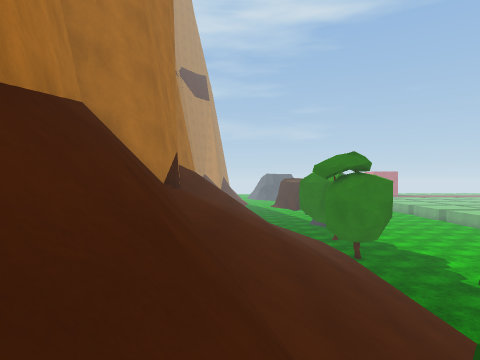
view 1 (above)

24 first-person views from a walk through a Unity game level. The camera is 0.68 m above the floor, looks level and sees 75° across. The floor is counted in squares, 1 m on a side. Each view is taken from the middle of a square. On the plan, view 1 faces up. The plan holds only what a view shows up to about 10 squares ahead; the rest is blank. The place goes on beyond the plan. Surface patterns are stand-ins for the level's own textures.

view 2
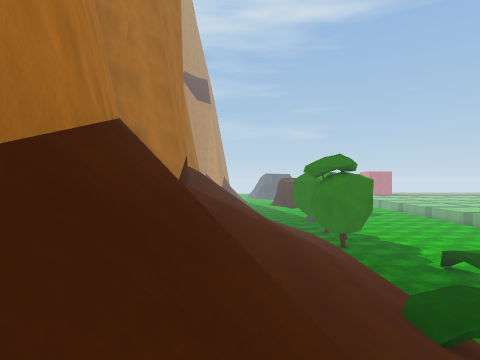

view 3
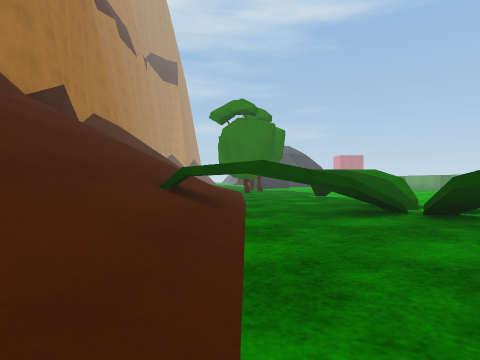

view 4
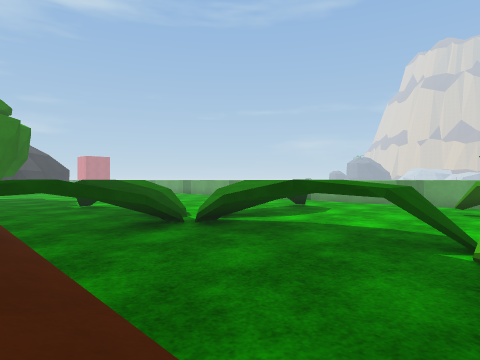

view 5
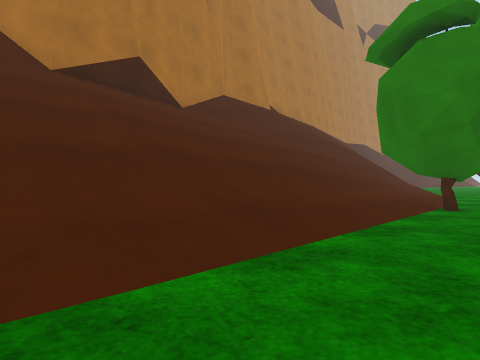

view 6
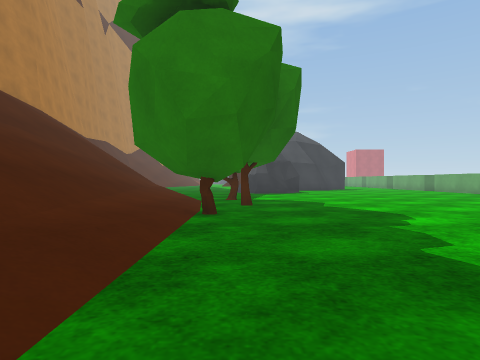

view 7
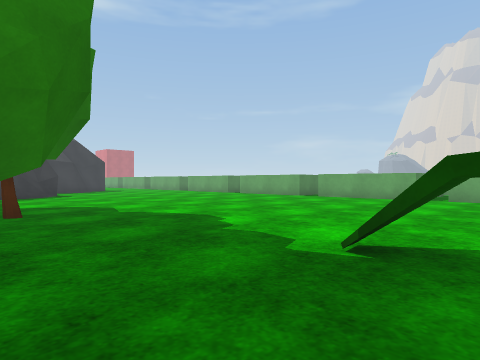

view 8
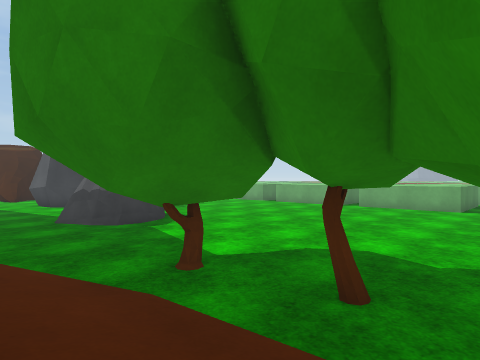

view 9
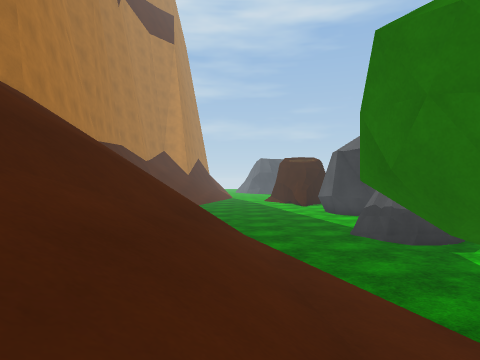

view 10
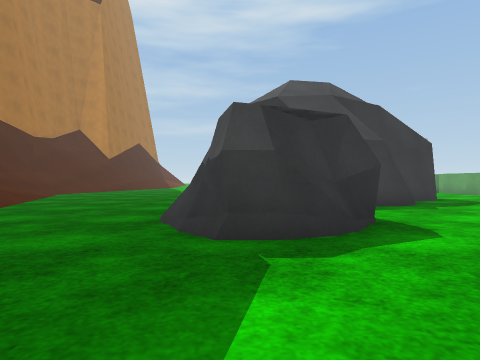

view 11
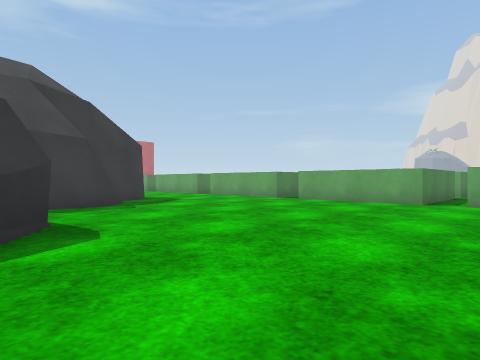

view 12
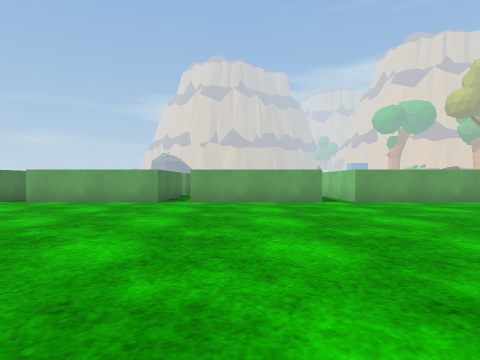

view 13
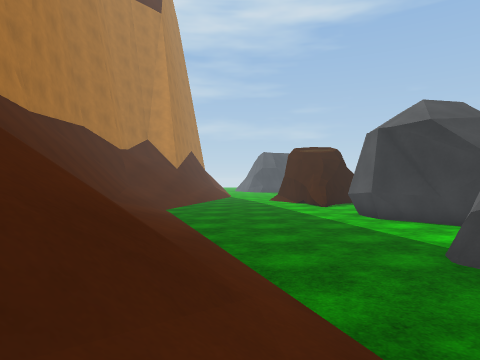

view 14
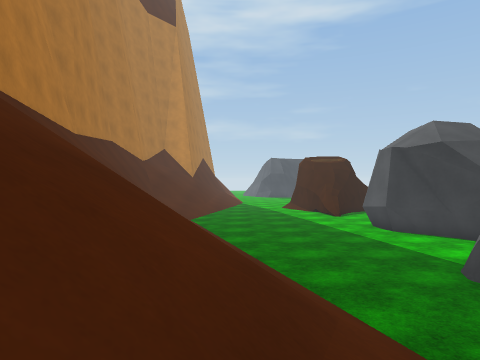

view 15
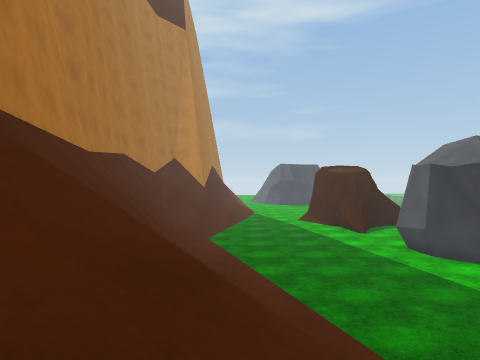

view 16
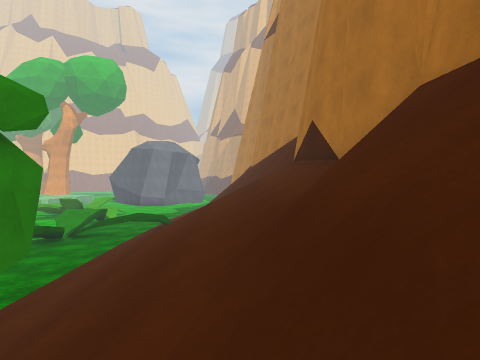

view 17
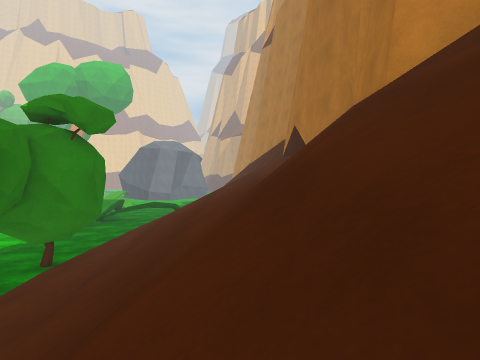

view 18
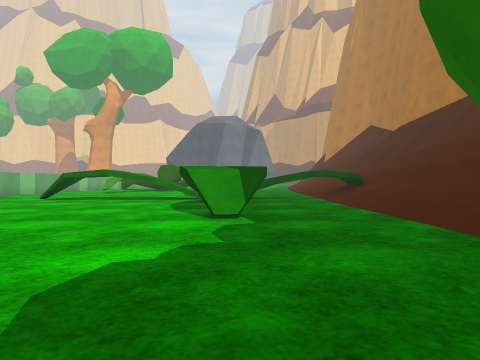

view 19
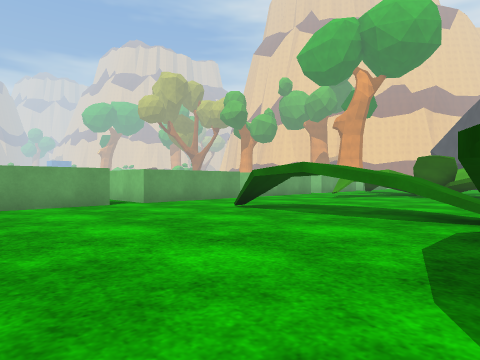

view 20
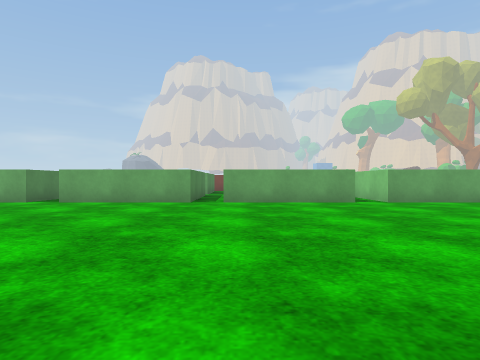

view 21
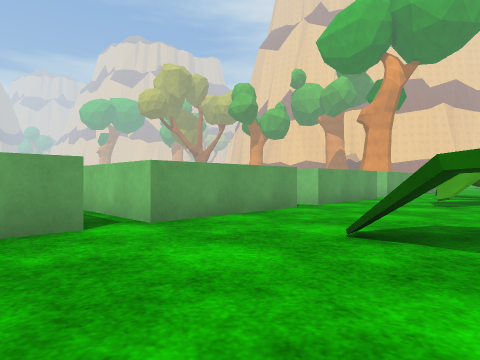

view 22
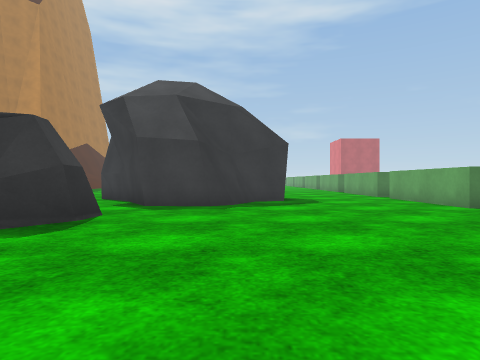

view 23
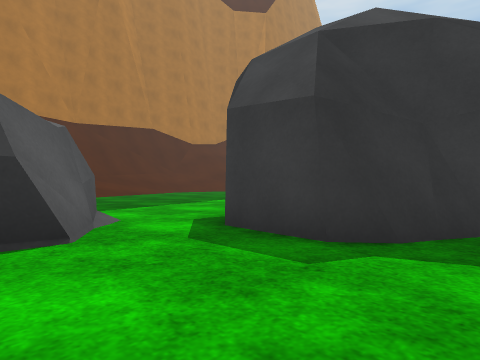

view 24
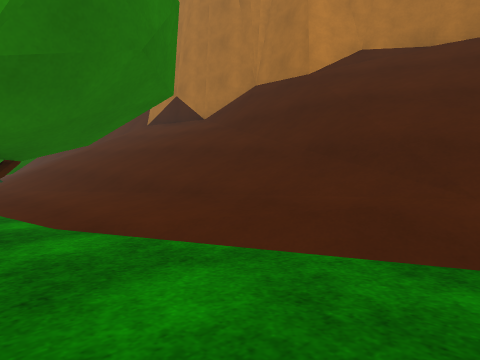

### Floor plan
Key: @ floor where view 1 was taken; # wall or solid block; x gap in a wall; . main floor; : floor 0.9 m higher than the main floor; + floor 1 m higher than the main floor; / step, stairs or slope; = window, fence, low wall or low ledge; ^ raised ledge; v drop or lower ground; B bush; R rock; O other object.
Columns run from 5 left of view 1 to 21 right of it. Each row starts with its distance up from view 1.
 30 #/////.......RRRRRR....^
 29 #/////........RRRR.....^
 28 #//////........RR......^
 27 #//////.....RR..........
 26 ^///////...RRRR........^
 25  #//////...RRRR........^
 24  #//////....RR.........^
 23  #///////..............^^^
 22  #///////.................
 21  =///////..............^
 20  #////////.............^
 19  #/////////B...........^
 18  ^#///////.............^
 17   #///////.B............
 16   #///////.............^
 15   #///////##...........^
 14   #//////BB#...........^
 13   #////////............^
 12   ^////////.............
 11    #///////............^
 10    #///////..=#........^
  9    #///////.. #........^
  8   ^#///////..Ox........^
  7   ^^///////..  ...........
  6   ^^=//////..#=.#xx#...^^^^
  5   #v^////#+//===#++=/..^
  4   ###=////+ /=== +//...^
  3    #v=/////..=# .......^
  2    #/=/////... :........
  1    #//=////...++.......^
  0     #@= ///...# ....=..^
 -1     #/   //...= ...//..^
 -2      /   //...      /.

Positions as (right, up) in squares from view 1, and headings:
1: (0, 0), facing up
2: (0, -2), facing up
3: (5, -2), facing up
4: (4, -2), facing up-right
5: (7, 6), facing up-left
6: (6, 8), facing up
7: (5, 9), facing up-right
8: (3, 15), facing up-right
9: (2, 15), facing up
10: (7, 20), facing up
11: (8, 20), facing up-right
12: (8, 20), facing right
13: (2, 20), facing up
14: (1, 19), facing up
15: (0, 20), facing up
16: (0, 20), facing down
17: (0, 23), facing down
18: (8, 16), facing down
19: (9, 11), facing down-right
20: (8, 11), facing right
21: (13, 9), facing down-right
22: (12, 20), facing up
23: (13, 25), facing up-left
24: (6, 23), facing down-left
